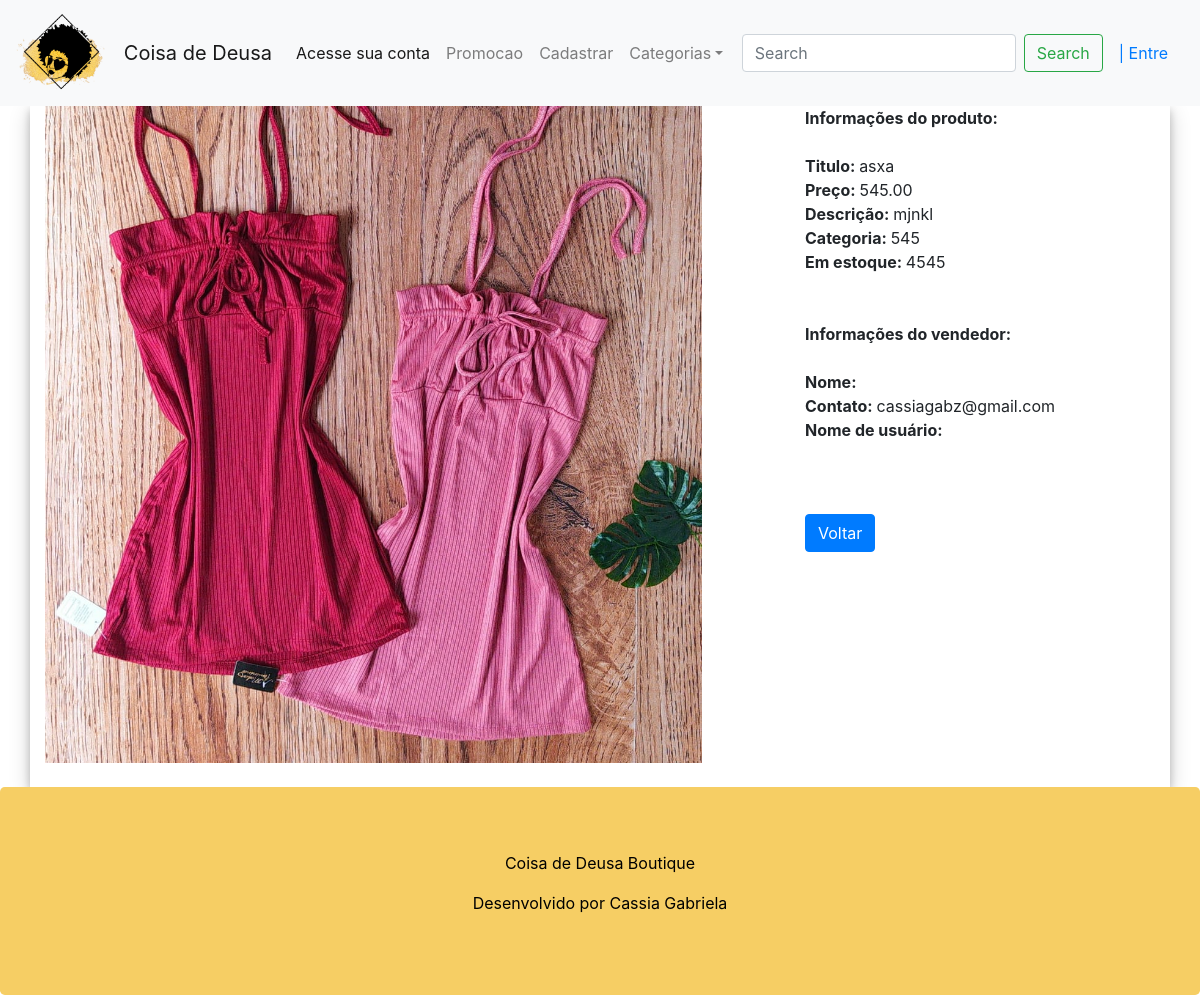
Before: /produto/detalhe/10/ with the older database file.
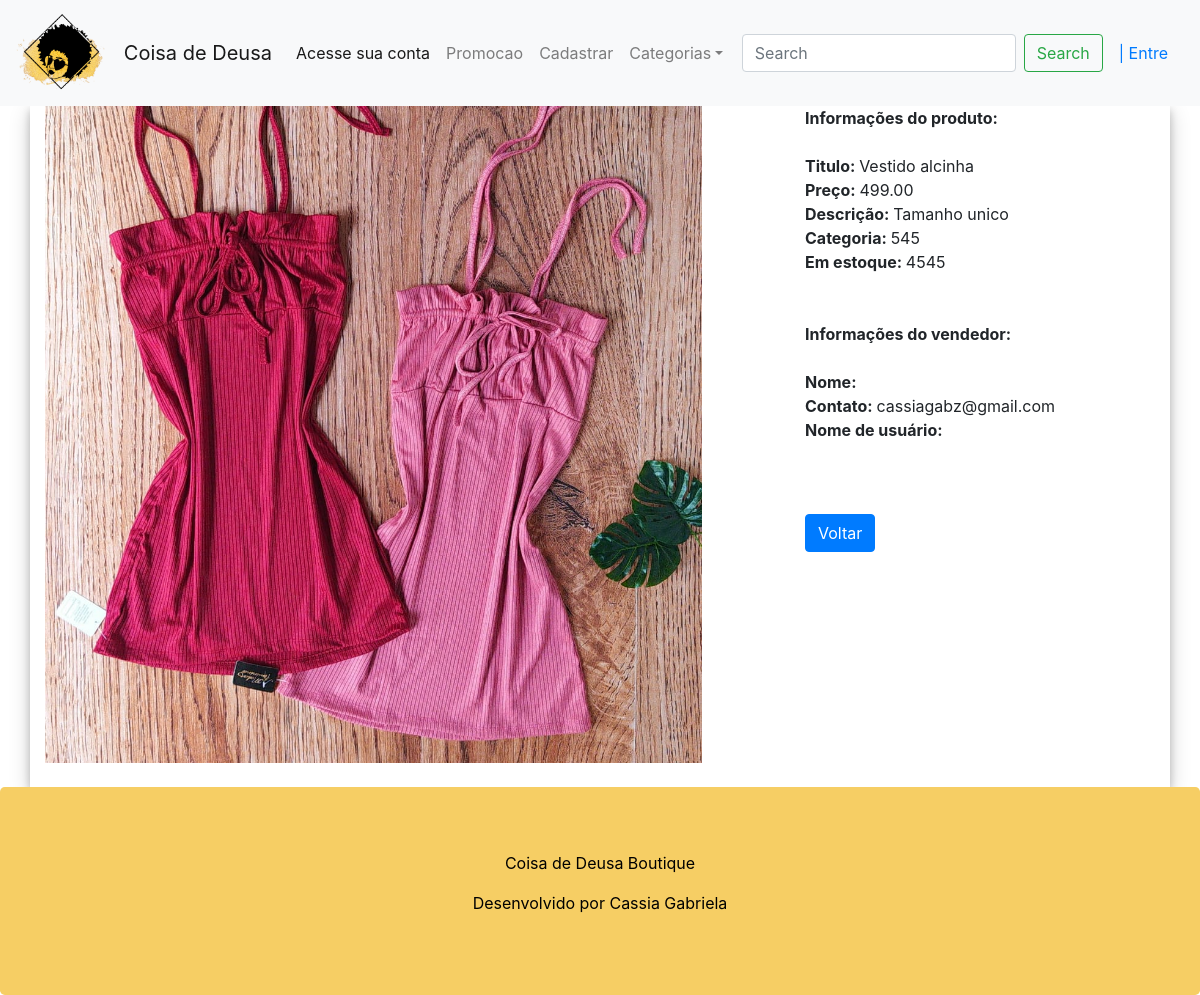
After: the same page with the newer database file.
### contas/models.py (models this page shows, shortened)
class Produto(models.Model):
    titulo = models.CharField(max_length=100)
    descricao = models.TextField()
    referencia = models.CharField(max_length=5,)
    preco = models.DecimalField(max_digits=8,decimal_places=2)
    imagem = models.ImageField(null=True, upload_to='images')
    quantidade = models.IntegerField(null=True)
    promocao = models.BooleanField(null=True, default=False)
    precopromocao = models.DecimalField(max_digits=8,decimal_places=2, null=True, blank=True)
    categoria = models.CharField(max_length=50, null=True)
    user = models.ForeignKey(User, on_delete=models.CASCADE)
    class Meta:
        db_table = 'Produto'

### contas/views.py (the view)
# urls.py: path('produto/detalhe/<pk>/', views.DetalhesView.as_view(), name='detalhe'),
class DetalhesView(DetailView):
    login_url = 'login'
    model = Produto
    template_name = 'detalhe.html'
    context_object_name = 'produtos'

### templates/detalhe.html (shortened to what this page needs)
{% extends 'page.html' %}
{% block  content %}
    <div class="container">
        <div class="row">
            <div class="col-sm-12 col-md-10 col-lg-8">
                <div>
                    <img src="{{ produtos.imagem.url }}" style="width: 90%">
                </div>
                <br>
            </div>
            <div class="col-sm-12 col-md-12 col-lg-4">
                <b>Informações do produto: </b>
                <br>
                <br>
                <b>Titulo: </b>{{ produtos.titulo }}<br>
                <b>Preço: </b>{{ produtos.preco }}<br>
                <b>Descrição: </b>{{ produtos.descricao }}<br>
                <b>Categoria: </b>{{ produtos.categoria }}<br>
                <b>Em estoque: </b>{{ produtos.quantidade }}<br>
                <br>
                <br>
                 <b>Informações do vendedor: </b>
                <br>
                <br>
                <b>Nome: </b>{{ produtos.user.first_name }} <br>
                <b>Contato: </b>{{ produtos.user.email }} <br>
                <b>Nome de usuário: </b>{{ user.username }} <br>
                <br>
                <br>
                <br>
                <a href="javascript: history.go(-1)" class="btn btn-primary"> Voltar </a>
            </div>
        </div>
    </div>
{% endblock %}

Changed rows visible on the page:
changed Produto "cassiagabz@gmail.com": titulo "asxa" → "Vestido alcinha"; preco "545.00" → "499.00"; descricao "mjnkl" → "Tamanho unico"
